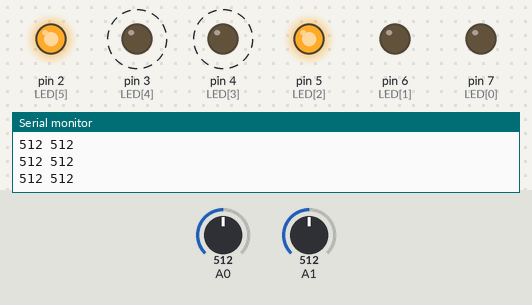
A sketch run on a simulated Arduino Uno, built with avr-gcc and run on an emulated ATmega328P. On the bench: output pins drawn as LEDs (lit = HIGH), the last lines printed to the serial monitor. Dashed ring = blinking. Inputs (shaded band) come from the test bench; at power-on: A0 = 512, A1 = 512.

Above: at 1.2 s.
1.3 s: A0 set to 90
At 1.9 s:
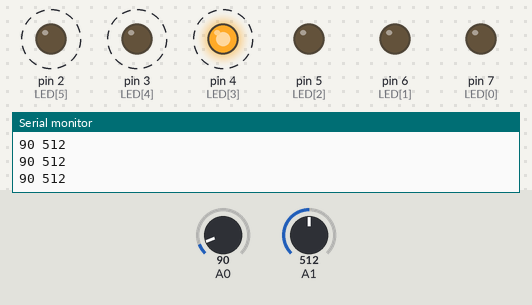
4.3 s: A1 set to 90
At 5.7 s:
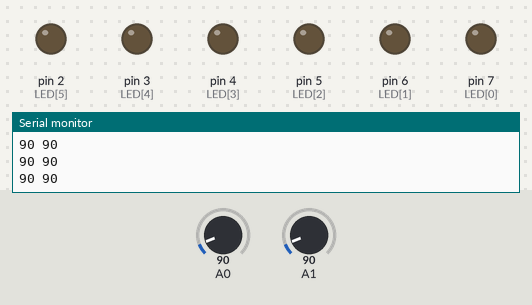
7.3 s: A0 set to 110
At 8.1 s:
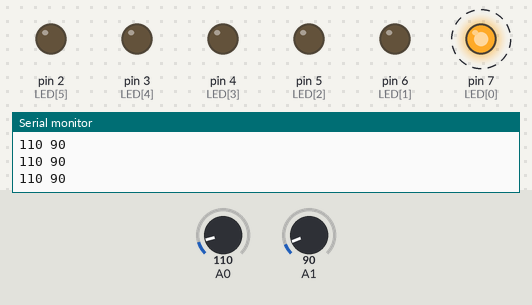
10.3 s: A0 set to 0
11.8 s: A0 set to 122
At 12.2 s:
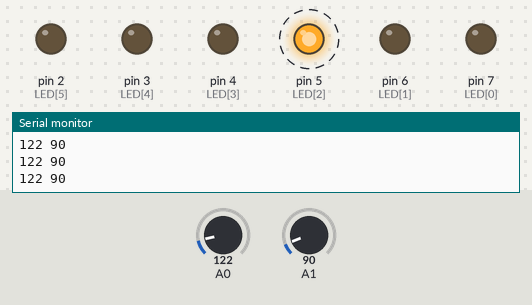
Timing chart, 0 to 15.8 s (numbered marks = the images above; inputs shaded):
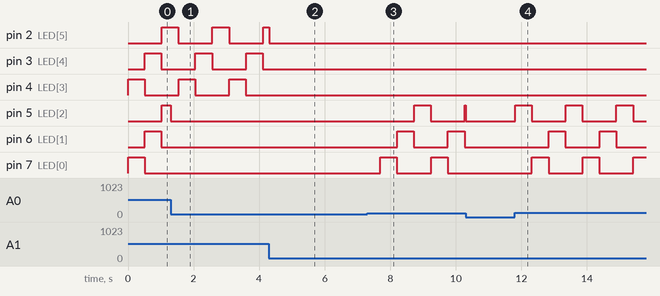

Measured:
- after the input at 1.3 s, pin 6 (LED[1]), pin 7 (LED[0]): stops changing and stays LOW
- after the input at 4.3 s, pin 3 (LED[4]), pin 4 (LED[3]): stops changing and stays LOW
- after the input at 7.3 s, pin 5 (LED[2]): LOW → HIGH after 1.4 s, → LOW 0.51 s later, → HIGH 1.0 s later; pin 6 (LED[1]): alternates HIGH for 0.51 s and LOW for 1.0 s, starting after 0.91 s; pin 7 (LED[0]): alternates HIGH for 0.51 s and LOW for 1.0 s, starting after 0.39 s
- after the input at 10.3 s, pin 5 (LED[2]): HIGH → LOW after 0.01 s instead of 0.48 s; pin 6 (LED[1]): stays LOW (without the input it goes to HIGH after 1.0 s); pin 7 (LED[0]): stays LOW (without the input it goes to HIGH after 0.49 s)
- after the input at 11.8 s, pin 5 (LED[2]): alternates HIGH for 0.51 s and LOW for 1.0 s, starting at once; pin 6 (LED[1]): alternates HIGH for 0.51 s and LOW for 1.0 s, starting after 1.0 s; pin 7 (LED[0]): alternates HIGH for 0.51 s and LOW for 1.0 s, starting after 0.52 s
- by itself, pin 3 (LED[4]), pin 4 (LED[3]): alternates HIGH for 0.51 s and LOW for 1.0 s

The sketch:

EX1.ino
```cpp
#define LEDon(n) digitalWrite(LED[n], HIGH);
#define LEDoff(n) digitalWrite(LED[n], LOW);

int LED[] = { 7, 6, 5, 4, 3, 2 }; //7-6-5 초록, 4-3-2 빨강
unsigned long past = 0; //이전시간
unsigned long now = 0; //현재시간
int a = 0;
int i = 0;

void setup() {
    for (int i = 0; i < 6; i++ ){
        pinMode(LED[i], OUTPUT);
    }
    Serial.begin(9600);
}

void loop() {
    int jodo1 = analogRead(A0);
    int jodo2 = analogRead(A1);
    now = millis();

    if (((a == 0))) {
        past = millis();
        LEDon(i) LEDon(i+3)
        a++;}
    if ((now-past) > 500){
        LEDoff(i) LEDoff(i+3)
        past = millis();
        a = 0;
        i++;}
    //////////////////////////////////////////////////////// LED

    if (jodo1 < 100) {
        LEDoff(0)LEDoff(1)LEDoff(2)}

    if (jodo2 < 100) {
        LEDoff(3)LEDoff(4)LEDoff(5)}
    //////////////////////////////////////////////////////// 조도센서

    if (i >= 3 ){  // 루프를 위한 i 초기화
        i = 0;}

    Serial.print(jodo1);
    Serial.print(" ");
    Serial.println(jodo2);
}
//[출처] 연구실 생존기 6. 아두이노 멀티쓰레드 입문 (3주차)|작성자 황혼
```
